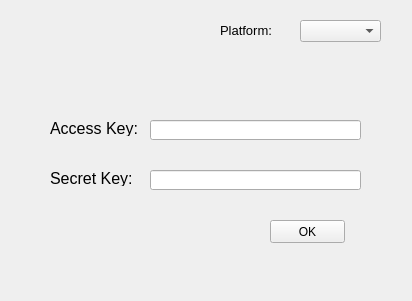
<?xml version="1.0" encoding="UTF-8"?>
<ui version="4.0">
 <class>loginForm</class>
 <widget class="QWidget" name="loginForm">
  <property name="geometry">
   <rect>
    <x>0</x>
    <y>0</y>
    <width>412</width>
    <height>301</height>
   </rect>
  </property>
  <property name="windowTitle">
   <string>Palm Coin</string>
  </property>
  <widget class="QComboBox" name="platformSelector">
   <property name="geometry">
    <rect>
     <x>300</x>
     <y>20</y>
     <width>81</width>
     <height>22</height>
    </rect>
   </property>
  </widget>
  <widget class="QLabel" name="platformLab">
   <property name="geometry">
    <rect>
     <x>220</x>
     <y>20</y>
     <width>71</width>
     <height>21</height>
    </rect>
   </property>
   <property name="font">
    <font>
     <pointsize>10</pointsize>
    </font>
   </property>
   <property name="text">
    <string>Platform:</string>
   </property>
  </widget>
  <widget class="QLabel" name="accessLab">
   <property name="geometry">
    <rect>
     <x>50</x>
     <y>120</y>
     <width>91</width>
     <height>16</height>
    </rect>
   </property>
   <property name="font">
    <font>
     <pointsize>12</pointsize>
    </font>
   </property>
   <property name="text">
    <string>Access Key:</string>
   </property>
  </widget>
  <widget class="QLabel" name="secretLab">
   <property name="geometry">
    <rect>
     <x>50</x>
     <y>170</y>
     <width>91</width>
     <height>16</height>
    </rect>
   </property>
   <property name="font">
    <font>
     <pointsize>12</pointsize>
    </font>
   </property>
   <property name="text">
    <string>Secret Key:</string>
   </property>
  </widget>
  <widget class="QLineEdit" name="accessInput">
   <property name="geometry">
    <rect>
     <x>150</x>
     <y>120</y>
     <width>211</width>
     <height>20</height>
    </rect>
   </property>
   <property name="echoMode">
    <enum>QLineEdit::Normal</enum>
   </property>
  </widget>
  <widget class="QLineEdit" name="secretInput">
   <property name="geometry">
    <rect>
     <x>150</x>
     <y>170</y>
     <width>211</width>
     <height>20</height>
    </rect>
   </property>
   <property name="echoMode">
    <enum>QLineEdit::Password</enum>
   </property>
  </widget>
  <widget class="QPushButton" name="checkBtn">
   <property name="geometry">
    <rect>
     <x>270</x>
     <y>220</y>
     <width>75</width>
     <height>23</height>
    </rect>
   </property>
   <property name="text">
    <string>OK</string>
   </property>
  </widget>
 </widget>
 <resources/>
 <connections/>
</ui>
